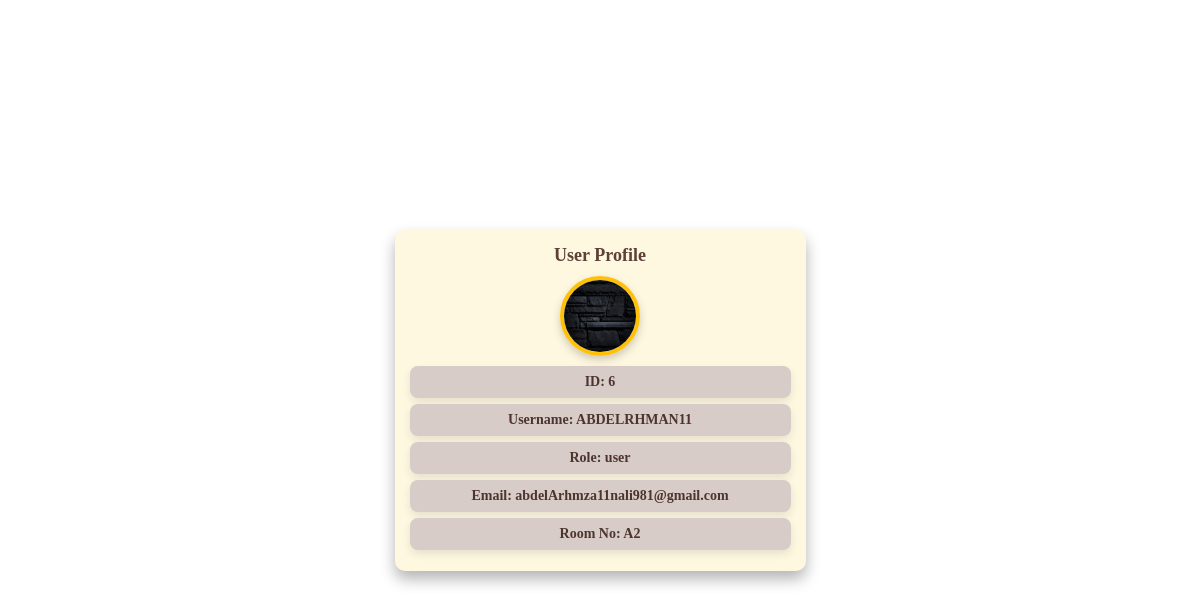
Before: /view.php?id=6 with the older database file.
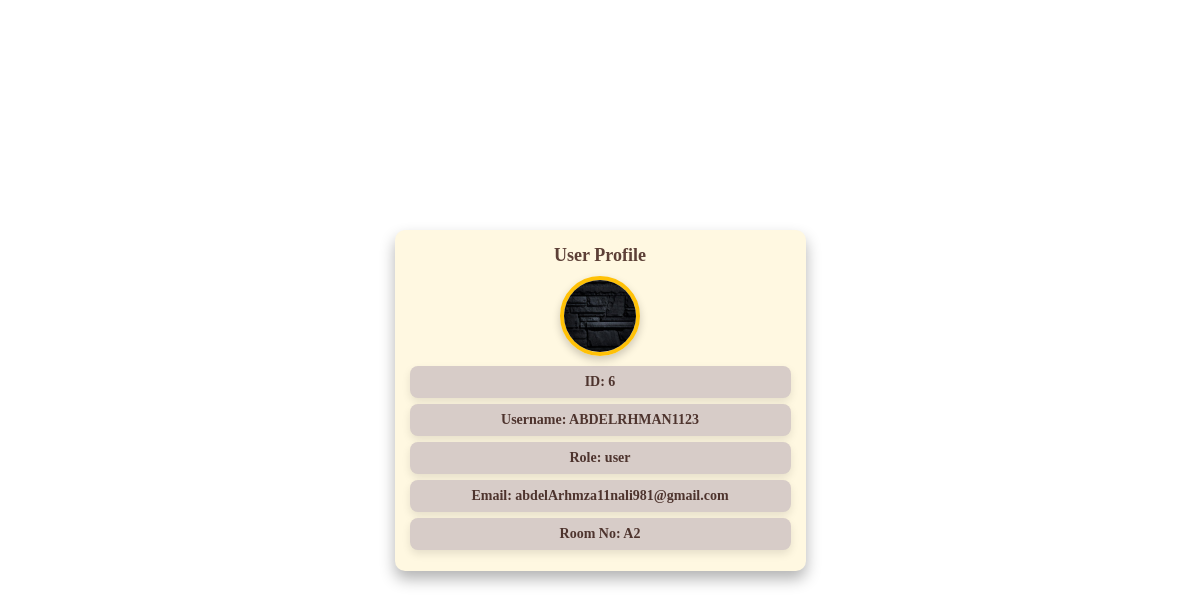
After: the same page with the newer database file.
### tables this page shows
CREATE TABLE `users` (
  `id` int NOT NULL AUTO_INCREMENT,
  `username` varchar(50) NOT NULL,
  `email` varchar(100) NOT NULL,
  `password` varchar(255) NOT NULL,
  `profile_picture` varchar(255) DEFAULT NULL,
  `role` enum('user','admin') DEFAULT 'user',
  `created_at` timestamp NOT NULL DEFAULT CURRENT_TIMESTAMP,
  `roomno` varchar(255) NOT NULL,
  PRIMARY KEY (`id`),
  UNIQUE KEY `username` (`username`),
  UNIQUE KEY `email` (`email`)
);

### view.php (the view, shortened to what this page needs)
<?php
include('databaseconnection.php');
if (isset($_GET['id'])) {
    $id = $_GET['id'];
    try {
        $stm = $connection->prepare("SELECT * FROM users WHERE id = ?");
        $stm->execute([$id]);
        $data = $stm->fetch(PDO::FETCH_ASSOC);
    } catch (PDOException $e) {
        echo $e->getMessage();
    }
}
?>
<!DOCTYPE html>
<html lang="en">
<head>
</head>
<body>
    <div class="container">
        <h2>User Profile</h2>
        <ul class="user-info">
            <?php
            if (!empty($data)) {
                if (!empty($data['profile_picture']) && file_exists("img/" . $data['profile_picture'])) {
                    echo "<div class='profile-pic'><img src='img/" . htmlspecialchars($data['profile_picture']) . "' alt='Profile Picture'></div>";
                } else {
                    echo "<li>No Profile Picture Available</li>";
                }
                echo "<li><strong>ID:</strong> " . htmlspecialchars($data['id']) . "</li>";
                echo "<li><strong>Username:</strong> " . htmlspecialchars($data['username']) . "</li>";
                echo "<li><strong>Role:</strong> " . htmlspecialchars($data['role']) . "</li>";
                echo "<li><strong>Email:</strong> " . htmlspecialchars($data['email']) . "</li>";
                echo "<li><strong>Room No:</strong> " . htmlspecialchars($data['roomno']) . "</li>";
            } else {
                echo "<li>No user found</li>";
            }
            ?>
        </ul>
    </div>
</body>
</html>

Changed rows visible on the page:
changed users "user": username "ABDELRHMAN11" → "ABDELRHMAN1123"
